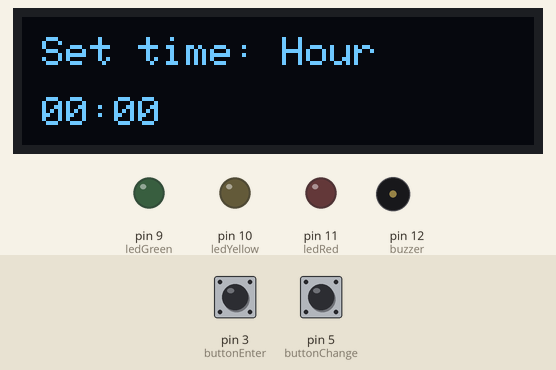
Simulated run of this sketch. Board: Arduino Uno, built with avr-gcc and run on an emulated ATmega328P. On the bench: 128×32 one-colour display, output pins drawn as LEDs (lit = HIGH), buzzer (waves = sounding, pin HIGH). Inputs (shaded band) come from the test bench; at power-on: pin 3 (buttonEnter) HIGH, pin 5 (buttonChange) HIGH. What the sketch prints to the serial monitor is not drawn.

Above: at 6.1 s.
At 7.1 s:
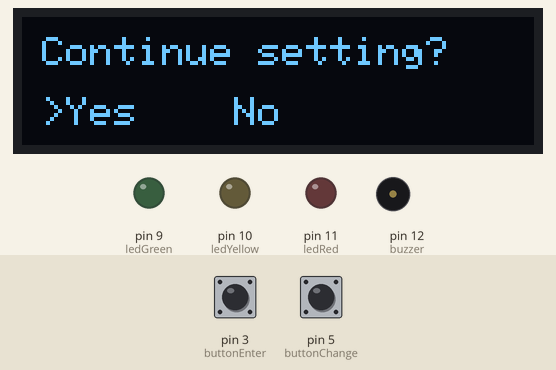
7.2 s: pin 3 (buttonEnter) pulled LOW for 1.05 s
At 7.97 s:
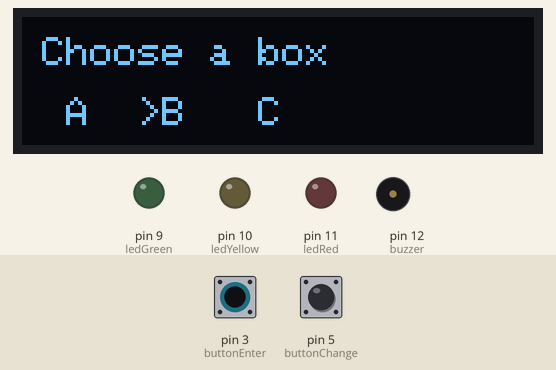
9.7 s: pin 3 (buttonEnter) pulled LOW for 1.05 s
At 12.5 s:
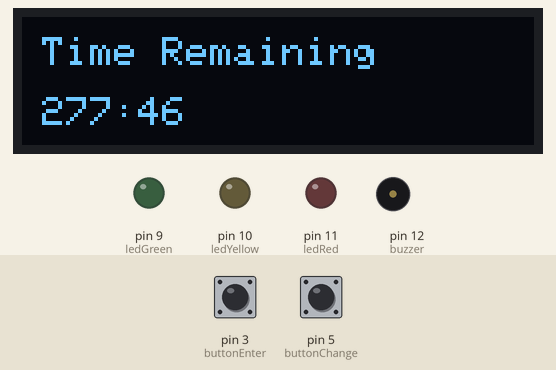
Timing chart, 0 to 14.0 s (numbered marks = the images above; inputs shaded):
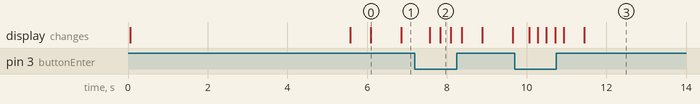

Measured:
- after the input at 7.2 s, the display: first differs from a run without the input after 0.64 s (image 2)
- after the input at 9.7 s, the display: first changes after 0.37 s (image 3 shows a later state)
- what the display in image 0 shows lasts 0.8 s, from 6.1 s to 6.9 s

The sketch:

final_project.ino
```cpp
#include <PCM.h>
#include <SPI.h>
#include <Wire.h>
#include <Adafruit_SSD1306.h>
#include <Adafruit_GFX.h>
#include "pitches.h"

#define SCREEN_WIDTH 128 // OLED display width, in pixels
#define SCREEN_HEIGHT 32 // OLED display height, in pixels

// Declaration for an SSD1306 display connected to I2C
#define OLED_RESET -1 // Reset pin # (or -1 if sharing Arduino reset pin)
Adafruit_SSD1306 display(SCREEN_WIDTH, SCREEN_HEIGHT, &Wire, OLED_RESET);

// Pin Declarations
// const int buttonUp = 6; // not working
const int buttonUp = 2;
const int buttonChange = 5;
const int buttonEnter = 3;

const int ledGreen = 9;
const int ledYellow = 10;
const int ledRed = 11;

const int buzzer = 12;

int currentBox;
long timers[3] = { -1, -1, -1};
boolean ended[3] = {false, false, false};
const boolean hasEnded[3] = {true, true, true};
boolean setDone = false;

// Music Notes
int melody[] = {NOTE_C4, NOTE_G3, NOTE_G3, NOTE_A3, NOTE_G3, 0, NOTE_B3, NOTE_C4};
// note durations: 4 = quarter note, 8 = eighth note, etc.:
int noteDurations[] = {4, 8, 8, 4, 4, 4, 4, 4};

void setup() {
  /*
    This function sets up the pins, inputs & outputs for the arduino
  */
  Serial.begin(9600); // Serial to check i/o
  Wire.begin();
  // Set up for screen
  display.begin(SSD1306_SWITCHCAPVCC, 0x3c);
  display.clearDisplay();
  display.display();
  // Set up for buttons
  pinMode(buttonUp, INPUT_PULLUP);
  pinMode(buttonChange, INPUT_PULLUP);
  pinMode(buttonEnter, INPUT_PULLUP);
  // Set up for leds
  pinMode(ledGreen, OUTPUT);
  pinMode(ledYellow, OUTPUT);
  pinMode(ledRed, OUTPUT);
  // Set up for buzzer
  pinMode(buzzer, OUTPUT);
}

void welcomeScreen() {
  /* This function display the welcoming text to user
  */
  display.clearDisplay();
  display.setTextColor(WHITE);
  display.setCursor(5, 5);
  display.setTextSize(1);
  display.println("Welcome User!");
  display.setCursor(5, 20);
  display.setTextSize(1);
  display.println("DST_06");
  display.display();
}

void proceed() {
  /* This function asks for user input Enter and proceed with the box choice
  */
  while (!digitalRead(buttonEnter)) {
    display.clearDisplay();
    display.setTextColor(WHITE);
    display.setCursor(5, 5);
    display.setTextSize(1);
    display.println("Press Enter");
    display.setCursor(5, 20);
    display.println("to continue");
    display.display();
  }
}

int chooseBox(int boxPos) {
  /* This function chooses the box to set time
     @para boxPos - the position of the box we're setting
  */
  display.clearDisplay();
  display.setTextColor(WHITE);
  display.setCursor(5, 5);
  display.setTextSize(1);
  display.println("Choose a box");
  display.setCursor(5, 20);
  display.setTextSize(1);
  display.println(">A   B   C");
  display.display();
  while (!digitalRead(buttonEnter)) {
    if (digitalRead(buttonChange)) {
      delay(250);
      boxPos++;
      currentBox = displayBoxChoice(boxPos);
    }
  }
  return currentBox;
}

int displayBoxChoice(int boxPos) {
  /* This function displays the screen for user to select which box
     they want to set time
     @para boxPos - the position of the box we're setting
     @return the number indicating the position of the box
  */
  display.clearDisplay();
  display.setTextColor(WHITE);
  display.setCursor(5, 5);
  display.setTextSize(1);
  display.println("Choose a box");
  if (boxPos % 3 == 0) {
    display.setCursor(5, 20);
    display.println(">A   B   C");
    display.display();
    return 0;
  } else if (boxPos % 3 == 1) {
    display.setCursor(5, 20);
    display.println(" A  >B   C");
    display.display();
    return 1;
  } else if (boxPos % 3 == 2) {
    display.setCursor(5, 20);
    display.println(" A   B  >C");
    display.display();
    return 2;
  }
}

void timeSet(int setUpBox) {
  /* This function proceeds the box to set its time and
     save the value to timers array
     @para setUpBox - the box to set time
  */
  int hours = 0;
  int mins = 0;
  int pos = 0; // chẵn for hours, lẻ for mins
  displayTimer(hours, mins, pos);
  delay(250);
  while (!digitalRead(buttonEnter)) {
    // Setting time methods
    if ((digitalRead(buttonUp)) && (pos % 2 == 0)) {
      delay(150);
      if (hours == 59) {
        hours = -1;
      }
//      Serial.println(hours);
      hours++;
      displayTimer(hours, mins, pos);
    } else if ((digitalRead(buttonUp)) && (pos % 2 == 1)) {
      delay(150);
      if (mins == 59) {
        mins = -1;
      }
      mins++;
      displayTimer(hours, mins, pos);
    }
    if (digitalRead(buttonChange)) {
      delay(150);
      pos++;
      displayTimer(hours, mins, pos);
    }
    timers[setUpBox] = 60 * 60 * hours + 60 * mins; // set the time value for that specific box
    Serial.println("Time is: ");
    Serial.println(timers[setUpBox]);
  }
}

boolean isFinish(){
  boolean finish = false;
  int pos = 0;
  display.clearDisplay();
  display.setTextColor(WHITE);
  display.setCursor(5, 5);
  display.setTextSize(1);
  display.println("Continue setting?");
  display.setCursor(5, 20);
  display.println(">Yes    No");
  display.display();
  delay(200);
  while(!digitalRead(buttonEnter)){
//    Serial.println("It's working!");
    if(digitalRead(buttonChange) && (pos % 2 == 1)){
      delay(200);
      pos++;
//      Serial.println("Hey!!!");
      display.clearDisplay();
      display.setTextColor(WHITE);
      display.setCursor(5, 5);
      display.setTextSize(1);
      display.println("Continue setting?");
      display.setCursor(5, 20);
      display.println(">Yes    No");
      display.display();
      finish = false;
    }
    else if(digitalRead(buttonChange) && (pos % 2 == 0)){
      delay(200);
      pos++;
//      Serial.println("Aloooo!!!");
      display.clearDisplay();
      display.setTextColor(WHITE);
      display.setCursor(5, 5);
      display.setTextSize(1);
      display.println("Continue setting?");
      display.setCursor(5, 20);
      display.println(" Yes   >No");
      display.display();
      finish = true;
    }
  }
//  Serial.print(finish);
  return finish; // return False to continue, True to exit
}

void displayTimer(int hours, int mins, int pos) {
  /*
     This function displays the timer while setting
  */
  String displayTime = "";
  if (hours < 10) {
    displayTime = displayTime + 0 + hours + ":";
  } else if (hours > 10) {
    displayTime = displayTime + hours + ":";
  }
  if (mins < 10) {
    displayTime = displayTime + 0 + mins;
  } else if (mins > 10) {
    displayTime = displayTime + mins;
  }

  display.clearDisplay();
  display.setTextColor(WHITE);
  display.setCursor(5, 5);
  display.setTextSize(1);
  if (pos % 2 == 0) {
    display.println("Set time: Hour");
  }
  else if (pos % 2 == 1) {
    display.println("Set time: Minute");
  }
  display.setCursor(5, 20);
  display.setTextSize(1);
  display.println(displayTime);
  display.display();
}

void displayTimeRemaining(int hours, int mins) {
  /*
     This function displays the time remaining
  */
  String displayTime = "";
  if (hours < 10) {
    displayTime = displayTime + 0 + hours + ":";
  } else if (hours > 10) {
    displayTime = displayTime + hours + ":";
  }
  if (mins < 10) {
    displayTime = displayTime + 0 + mins;
  } else if (mins > 10) {
    displayTime = displayTime + mins;
  }
  display.clearDisplay();
  display.setTextColor(WHITE);
  display.setCursor(5, 5);
  display.setTextSize(1);
  display.println("Time Remaining");
  display.setCursor(5, 20);
  display.setTextSize(1);
  display.println(displayTime);
  display.display();
}

void startCountdown() {
  /*
     This function countdown
  */
  // if timer reaches 0, alarming
  long temp = 1000000;
  for (int i = 0; i < 3; i++) {
      if(timers[i] != -1 && timers[i] < temp){
        temp = timers[i];
      }
      else if(timers[i]){
        ended[i] = true;
      }
  }
  int hours = temp / 3600;
  int mins = (temp % 3600) / 60;
  displayTimeRemaining(hours, mins);
  int boxPos = -1;
  long timeValue = 1000000;
  while (ended != hasEnded) {
    delay(60000); // 1 minute passes
    for (int i = 0; i < 3; i++) {
      if(timers[i] != -1){
        timers[i] = timers[i] - 60;
      }
      if(timers[i] != -1 && timers[i] < timeValue){
        timeValue = timers[i];
      }
      Serial.println("Each value is: ");
      Serial.println(timers[i]);
      if (timers[i] == 0) {
        boxPos = i;
      }
    }
    int hrs = timeValue / 3600;
    int minutes = (timeValue % 3600) / 60;
    displayTimeRemaining(hrs, minutes);
    Serial.println("Time value is: ");
    Serial.println(timeValue);
    if (boxPos != -1){
      alarming(boxPos);
      timers[boxPos] = -1;
      ended[boxPos] = true;
      timeValue = 1000000;
      boxPos = -1;
    }


//    Serial.println("Time Value is: ");
//    Serial.println(timeValue);
//    int hrs = timeValue / 3600;
//    int minutes = (timeValue % 3600) / 60;
//    Serial.println("Minutes: ");
//    Serial.println(minutes);
//    displayTimeRemaining(hrs, minutes);
  }
}

void alarming(int boxPos) {
  /*
     This function alarms the user which box to take out
  */
  if (boxPos == 0) {
    digitalWrite(ledGreen, HIGH);
  }
  else if (boxPos == 1) {
    digitalWrite(ledRed, HIGH);
  }
  else if (boxPos == 2) {
    digitalWrite(ledYellow, HIGH);
  }
  for (int thisNote = 0; thisNote < 8; thisNote++) {
    // to calculate the note duration, take one second divided by the note type.
    //e.g. quarter note = 1000 / 4, eighth note = 1000/8, etc.
    int noteDuration = 1000 / noteDurations[thisNote];
    tone(buzzer, melody[thisNote], noteDuration);
    // to distinguish the notes, set a minimum time between them.
    // the note's duration + 30% seems to work well:
    int pauseBetweenNotes = noteDuration * 1.30;
    delay(pauseBetweenNotes);
    // stop the tone playing:
    noTone(buzzer);
  }
  delay(10000);
  if (boxPos == 0) {
    digitalWrite(ledGreen, LOW);
  }
  else if (boxPos == 1) {
    digitalWrite(ledRed, LOW);
  }
  else if (boxPos == 2) {
    digitalWrite(ledYellow, LOW);
  }
}

void loop() {
  /*
     Main operation function
  */
  // Screen appearing, saying "welcome user, dst06"
  welcomeScreen();
  delay(5000);
  display.clearDisplay();

  // Enter to continue screen
  proceed();
  delay(500);

  // After pressing "Enter", screen ask the user to choose a box

  while (!setDone) {
    int setUpBox = chooseBox(0);
    delay(500);
    timeSet(setUpBox);
    delay(500);
    setDone = isFinish();
    delay(500);
  }
  Serial.println("Out loop");
  //if the user finishes setting up the product
  startCountdown();
  delay(1000);
}
```

pitches.h
```cpp
/*************************************************

 * Public Constants for Music Notes

 *************************************************/

#define NOTE_B0  31
#define NOTE_C1  33
#define NOTE_CS1 35
#define NOTE_D1  37
#define NOTE_DS1 39
#define NOTE_E1  41
#define NOTE_F1  44
#define NOTE_FS1 46
#define NOTE_G1  49
#define NOTE_GS1 52
#define NOTE_A1  55
#define NOTE_AS1 58
#define NOTE_B1  62
#define NOTE_C2  65
#define NOTE_CS2 69
#define NOTE_D2  73
#define NOTE_DS2 78
#define NOTE_E2  82
#define NOTE_F2  87
#define NOTE_FS2 93
#define NOTE_G2  98
#define NOTE_GS2 104
#define NOTE_A2  110
#define NOTE_AS2 117
#define NOTE_B2  123
#define NOTE_C3  131
#define NOTE_CS3 139
#define NOTE_D3  147
#define NOTE_DS3 156
#define NOTE_E3  165
#define NOTE_F3  175
#define NOTE_FS3 185
#define NOTE_G3  196
#define NOTE_GS3 208
#define NOTE_A3  220
#define NOTE_AS3 233
#define NOTE_B3  247
#define NOTE_C4  262
#define NOTE_CS4 277
#define NOTE_D4  294
#define NOTE_DS4 311
#define NOTE_E4  330
#define NOTE_F4  349
#define NOTE_FS4 370
#define NOTE_G4  392
#define NOTE_GS4 415
#define NOTE_A4  440
#define NOTE_AS4 466
#define NOTE_B4  494
#define NOTE_C5  523
#define NOTE_CS5 554
#define NOTE_D5  587
#define NOTE_DS5 622
#define NOTE_E5  659
#define NOTE_F5  698
#define NOTE_FS5 740
#define NOTE_G5  784
#define NOTE_GS5 831
#define NOTE_A5  880
#define NOTE_AS5 932
#define NOTE_B5  988
#define NOTE_C6  1047
#define NOTE_CS6 1109
#define NOTE_D6  1175
#define NOTE_DS6 1245
#define NOTE_E6  1319
#define NOTE_F6  1397
#define NOTE_FS6 1480
#define NOTE_G6  1568
#define NOTE_GS6 1661
#define NOTE_A6  1760
#define NOTE_AS6 1865
#define NOTE_B6  1976
#define NOTE_C7  2093
#define NOTE_CS7 2217
#define NOTE_D7  2349
#define NOTE_DS7 2489
#define NOTE_E7  2637
#define NOTE_F7  2794
#define NOTE_FS7 2960
#define NOTE_G7  3136
#define NOTE_GS7 3322
#define NOTE_A7  3520
#define NOTE_AS7 3729
#define NOTE_B7  3951
#define NOTE_C8  4186
#define NOTE_CS8 4435
#define NOTE_D8  4699
#define NOTE_DS8 4978
```
